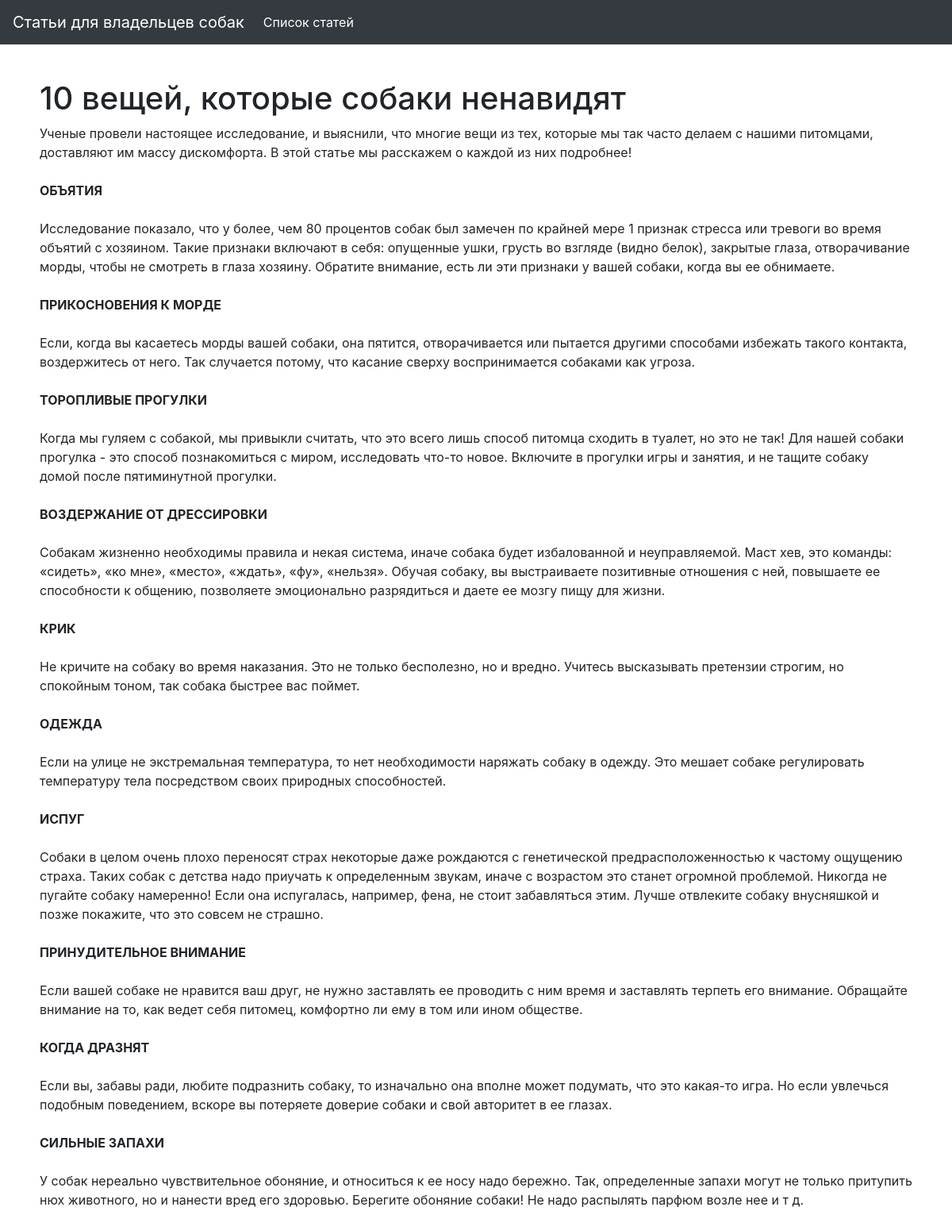
/advices.php?id=3, run on the app's committed database.
### tables this page shows
CREATE TABLE `advices` (
  `id` int(11) NOT NULL,
  `name` varchar(255) NOT NULL,
  `description` text NOT NULL,
  `rate` int(11) NOT NULL DEFAULT 0
);

### libs/write_html.php (called while the page is built)
<?php
function write_html ($title, $body){
	$str = file_get_contents("templates/base.html");
	$str = str_replace(array("{{title}}", "{{body}}"),array($title, $body), $str);
	return $str;
}

### advices.php (the view, shortened to what this page needs)
<?php
include('libs/write_html.php');
$mysqli = connect();
$res = $mysqli->query("SELECT * FROM advices WHERE id= ".$_GET['id']);
$row = $res->fetch_assoc();
$body =
	<<<EOF
		<h1>{$row["name"]}</h1>
		<p>{$row["description"]}</p>
	EOF;
print(write_html($row["name"],$body));

### data on the page
advices: name "Статьи для владельцев собак Список статей", name "10 вещей, которые собаки ненавидят", description "Ученые провели настоящее исследование, и выяснили, что многие вещи из тех, которые мы так часто делаем с нашими питомцами, доставляют им массу дискомфорта. В этой статье мы расскажем о каждой из них подробнее! ОБЪЯТИЯ Исследование показало, что у более, чем 80 процентов собак был замечен по крайней мере 1 признак стресса или тревоги во время объятий с хозяином. Такие признаки включают в себя: опущенные ушки, грусть во взгляде (видно белок), закрытые глаза, отворачивание морды, чтобы не смотреть в глаза хозяину. Обратите внимание, есть ли эти признаки у вашей собаки, когда вы ее обнимаете. ПРИКОСНОВЕНИЯ К МОРДЕ Если, когда вы касаетесь морды вашей собаки, она пятится, отворачивается или…"
